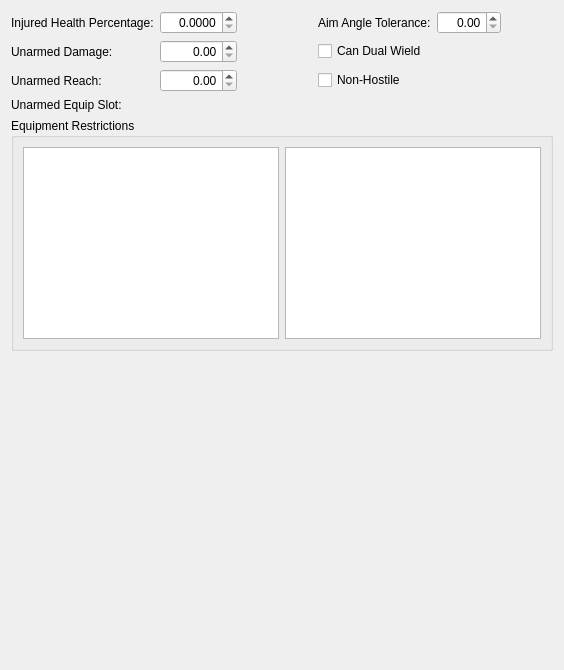
     <widget class="QWidget" name="tabCombat">
      <attribute name="title">
       <string>Combat</string>
      </attribute>
      <layout class="QVBoxLayout" name="verticalLayout_3">
       <item>
        <layout class="QGridLayout" name="gridLayout_30">
         <item row="3" column="0">
          <widget class="QLabel" name="label_70">
           <property name="text">
            <string>Unarmed Equip Slot:</string>
           </property>
           <property name="buddy">
            <cstring>unarmedEquipSlot</cstring>
           </property>
          </widget>
         </item>
         <item row="0" column="5">
          <widget class="QDoubleSpinBox" name="aimAngleTolerance">
           <property name="alignment">
            <set>Qt::AlignRight|Qt::AlignTrailing|Qt::AlignVCenter</set>
           </property>
           <property name="minimum">
            <double>0.000000000000000</double>
           </property>
           <property name="maximum">
            <double>360.000000000000000</double>
           </property>
          </widget>
         </item>
         <item row="0" column="4">
          <widget class="QLabel" name="label_71">
           <property name="text">
            <string>Aim Angle Tolerance:</string>
           </property>
           <property name="buddy">
            <cstring>aimAngleTolerance</cstring>
           </property>
          </widget>
         </item>
         <item row="2" column="4" colspan="2">
          <widget class="QCheckBox" name="flagNonHostile">
           <property name="whatsThis">
            <string>If this is checked, then actors of this race cannot enter combat.</string>
           </property>
           <property name="text">
            <string>Non-Hostile</string>
           </property>
          </widget>
         </item>
         <item row="0" column="2">
          <spacer name="horizontalSpacer_9">
           <property name="orientation">
            <enum>Qt::Horizontal</enum>
           </property>
           <property name="sizeHint" stdset="0">
            <size>
             <width>40</width>
             <height>20</height>
            </size>
           </property>
          </spacer>
         </item>
         <item row="1" column="0">
          <widget class="QLabel" name="label_68">
           <property name="text">
            <string>Unarmed Damage:</string>
           </property>
           <property name="buddy">
            <cstring>unarmedDamage</cstring>
           </property>
          </widget>
         </item>
         <item row="0" column="1">
          <widget class="QDoubleSpinBox" name="injuredHealthPercentage">
           <property name="whatsThis">
            <string>If an actor of this race has their health drop below this percentage, the game will set the &quot;Injured&quot; boolean variable in their behavior graph to &quot;true.&quot; This can be used to alter the actor's animations. Additionally, the GetIsInjured condition checks that variable.</string>
           </property>
           <property name="alignment">
            <set>Qt::AlignRight|Qt::AlignTrailing|Qt::AlignVCenter</set>
           </property>
           <property name="decimals">
            <number>4</number>
           </property>
           <property name="maximum">
            <double>100.000000000000000</double>
           </property>
          </widget>
         </item>
         <item row="0" column="0">
          <widget class="QLabel" name="label_67">
           <property name="text">
            <string>Injured Health Percentage:</string>
           </property>
           <property name="buddy">
            <cstring>injuredHealthPercentage</cstring>
           </property>
          </widget>
         </item>
         <item row="1" column="1">
          <widget class="QDoubleSpinBox" name="unarmedDamage">
           <property name="whatsThis">
            <string>The base damage that this actor's melee attacks inflict when the actor is unarmed.</string>
           </property>
           <property name="alignment">
            <set>Qt::AlignRight|Qt::AlignTrailing|Qt::AlignVCenter</set>
           </property>
          </widget>
         </item>
         <item row="0" column="3">
          <spacer name="horizontalSpacer_8">
           <property name="orientation">
            <enum>Qt::Horizontal</enum>
           </property>
           <property name="sizeType">
            <enum>QSizePolicy::Fixed</enum>
           </property>
           <property name="sizeHint" stdset="0">
            <size>
             <width>16</width>
             <height>8</height>
            </size>
           </property>
          </spacer>
         </item>
         <item row="2" column="0">
          <widget class="QLabel" name="label_69">
           <property name="text">
            <string>Unarmed Reach:</string>
           </property>
           <property name="buddy">
            <cstring>unarmedReach</cstring>
           </property>
          </widget>
         </item>
         <item row="2" column="1">
          <widget class="QDoubleSpinBox" name="unarmedReach">
           <property name="whatsThis">
            <string>How far this actor's unarmed melee attacks can reach, in world units.</string>
           </property>
           <property name="alignment">
            <set>Qt::AlignRight|Qt::AlignTrailing|Qt::AlignVCenter</set>
           </property>
          </widget>
         </item>
         <item row="1" column="4" colspan="2">
          <widget class="QCheckBox" name="flagCanDualWield">
           <property name="whatsThis">
            <string>Control whether the actor is allowed to equip two one-handed weapons, one per hand.</string>
           </property>
           <property name="text">
            <string>Can Dual Wield</string>
           </property>
          </widget>
         </item>
         <item row="3" column="1" colspan="2">
          <widget class="DKFormPicker" name="unarmedEquipSlot"/>
         </item>
         <item row="0" column="6">
          <spacer name="horizontalSpacer_10">
           <property name="orientation">
            <enum>Qt::Horizontal</enum>
           </property>
           <property name="sizeHint" stdset="0">
            <size>
             <width>40</width>
             <height>20</height>
            </size>
           </property>
          </spacer>
         </item>
        </layout>
       </item>
       <item>
        <widget class="QGroupBox" name="groupBox_18">
         <property name="title">
          <string>Equipment Restrictions</string>
         </property>
         <layout class="QHBoxLayout" name="horizontalLayout_2">
          <item>
           <widget class="QTableView" name="equipSlots"/>
          </item>
          <item>
           <widget class="QTableView" name="equipTypes">
            <property name="whatsThis">
             <string>Control what weapon types actors of this race are allowed to equip.</string>
            </property>
           </widget>
          </item>
         </layout>
        </widget>
       </item>
       <item>
        <spacer name="verticalSpacer_8">
         <property name="orientation">
          <enum>Qt::Vertical</enum>
         </property>
         <property name="sizeHint" stdset="0">
          <size>
           <width>20</width>
           <height>308</height>
          </size>
         </property>
        </spacer>
       </item>
      </layout>
     </widget>
